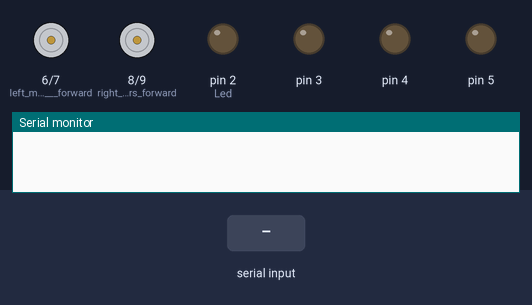
Simulated run of this sketch. Board: Arduino Uno, built with avr-gcc and run on an emulated ATmega328P. Parts: motor-driver pin pairs drawn as motors (green arrow = first pin HIGH = forward, orange = second pin HIGH = backward, longer = more drive), output pins drawn as LEDs (lit = HIGH), the last lines printed to the serial monitor. Inputs (shaded band) come from the test bench.

Above: at 1.2 s.
1.3 s: "L" received over Serial
At 2.1 s:
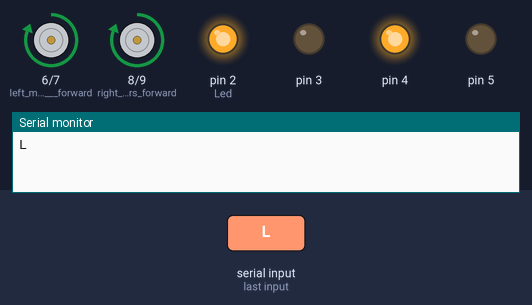
2.9 s: "S" received over Serial
At 3.3 s:
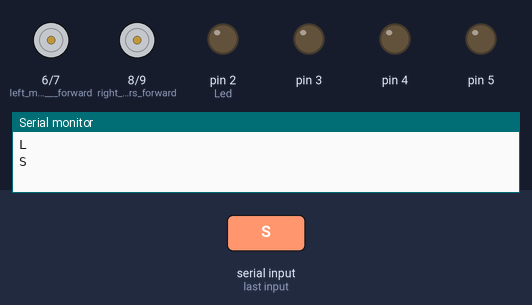
Timing chart, 0 to 5.9 s (numbered marks = the images above; inputs shaded):
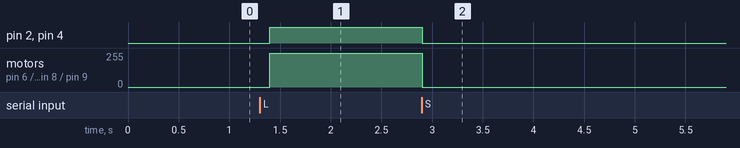

Measured:
- after the input at 1.3 s, pin 2 (Led), pin 4: LOW → HIGH after 0.10 s; motor on pin 6 (left_motors___forward) / pin 7 (left_motors_reverse), motor on pin 8 (right___motors_forward) / pin 9 (right_motors_reverse): stopped → forward 255/255 after 0.10 s
- after the input at 2.9 s, pin 2 (Led), pin 4: HIGH → LOW at once; motor on pin 6 (left_motors___forward) / pin 7 (left_motors_reverse), motor on pin 8 (right___motors_forward) / pin 9 (right_motors_reverse): forward 255/255 → stopped at once

The sketch:

HACK1.ino
```cpp
char t;

void setup() {
pinMode(6,OUTPUT);   //left motors   forward
pinMode(7,OUTPUT);   //left motors reverse
pinMode(8,OUTPUT);   //right   motors forward
pinMode(9,OUTPUT);   //right motors reverse
pinMode(2 ,OUTPUT);    //Led
pinMode(3, OUTPUT);
pinMode(4,OUTPUT);
pinMode(5,OUTPUT);
Serial.begin(9600);

}

void loop() {
if(Serial.available()){
   t = Serial.read();
  Serial.println(t);
}


if(t == 'L'){      //turn right (left side motors rotate in forward direction,   right side motors doesn't rotate)
   digitalWrite(6, HIGH);
  digitalWrite(7, LOW);
  digitalWrite(8, HIGH);
  digitalWrite(9, LOW);
  digitalWrite(2, HIGH);
  digitalWrite(3, LOW);
  digitalWrite(4, HIGH);
  digitalWrite(5, LOW);

}


else if(t == 'S'){      //STOP (all motors stop)
   digitalWrite(5,LOW);
  digitalWrite(6,LOW);
  digitalWrite(7,LOW);
   digitalWrite(8,LOW);
   digitalWrite(2,LOW);
  digitalWrite(3,LOW);
  digitalWrite(4,LOW);
   digitalWrite(9,LOW);
}
delay(100);
}
```
